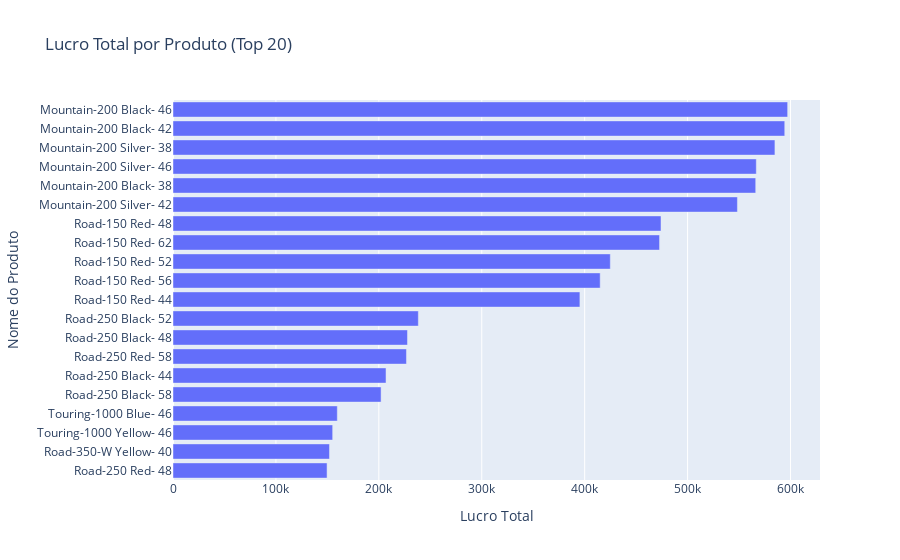
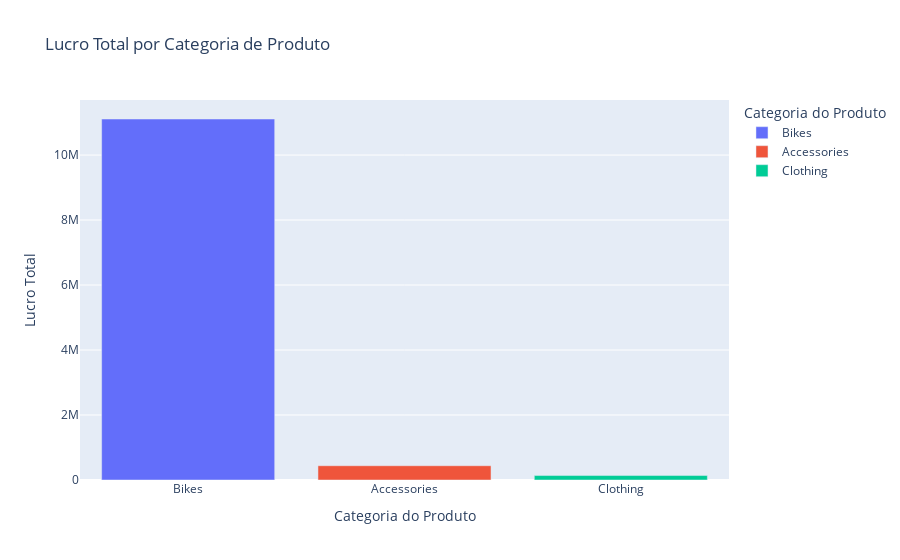

Write notebook code for charts like these, in order.
### Code cell
# --- 1. Combinar df_sales com df_products para obter o custo do produto e o nome ---
# Vamos usar 'product_key' para fazer a junção
# Selecionamos apenas as colunas necessárias de df_products para a junção e para o cálculo do lucro
sales_with_product_info = pd.merge(
    df_sales,
    df_products[['product_key', 'product_number', 'product_name', 'product_cost', 'category', 'subcategory']],
    on='product_key',
    how='left'
)

print("\nHead de 'sales_with_product_info' (após junção):")
print(sales_with_product_info.head())
print(f"Shape: {sales_with_product_info.shape}")

# Preencha quaisquer NaNs que podem ter surgido do merge (se um product_key não foi encontrado)
# Você pode decidir como tratar isso (0, média, mediana, etc.). Para lucro, 0 é seguro para custo/preço.
sales_with_product_info.fillna({'product_cost':0}, inplace=True)
sales_with_product_info.fillna({'sls_price':0}, inplace=True)
sales_with_product_info.fillna({'quantity':0}, inplace=True)


print(sales_with_product_info[['product_number', 'product_name', 'product_cost', 'sls_price', 'quantity']].head())
# Calcular o lucro unitário (preço de venda - custo)
sales_with_product_info['unit_profit'] = sales_with_product_info['sls_price'] - sales_with_product_info['product_cost']

# Calcular o lucro total por linha de venda (lucro unitário * quantidade)
sales_with_product_info['total_profit'] = sales_with_product_info['unit_profit'] * sales_with_product_info['quantity']

print("\nHead de 'sales_with_product_info' (após cálculo do lucro):")
print(sales_with_product_info[['order_number', 'product_number', 'product_name', 'sls_price', 'product_cost', 'quantity', 'unit_profit', 'total_profit']].head())


# --- 3. Agrupar o lucro por product_number e product_name ---
# Vamos somar o 'total_profit' para cada 'product_number'
profit_by_product = sales_with_product_info.groupby(['product_number', 'product_name'])['total_profit'].sum().reset_index()

# Ordenar os produtos pelo lucro, do maior para o menor
profit_by_product = profit_by_product.sort_values(by='total_profit', ascending=False)

print("\nLucro Total por Produto (Top 10):")
print(profit_by_product.head(10))

# --- 4. Plotar o Lucro por Product_Number usando Plotly ---

# Para um grande número de produtos, um gráfico de barras horizontal é mais legível.
# Se tiver muitos produtos, considere plotar apenas o TOP N.
top_n = 20 # Número de produtos a exibir
profit_to_plot = profit_by_product.head(top_n) if len(profit_by_product) > top_n else profit_by_product

fig = px.bar(
    profit_to_plot,
    x='total_profit',
    y='product_name', # Usar o nome do produto no eixo Y para melhor legibilidade
    orientation='h', # Barras horizontais
    title=f'Lucro Total por Produto (Top {len(profit_to_plot)})',
    labels={'total_profit': 'Lucro Total', 'product_name': 'Nome do Produto'},
    hover_data={'product_number': True, 'total_profit': ':.2f'} # Mostra o product_number e lucro formatado no hover
)

# Inverter o eixo Y para que o produto com maior lucro fique no topo
fig.update_layout(yaxis={'categoryorder':'total ascending'})

fig.show()

# --- Análise Adicional: Lucro por Categoria de Produto ---
# Também é interessante ver qual categoria de produto gera mais lucro
profit_by_category = sales_with_product_info.groupby('category')['total_profit'].sum().reset_index()
profit_by_category = profit_by_category.sort_values(by='total_profit', ascending=False)

print("\nLucro Total por Categoria de Produto:")
print(profit_by_category)

fig_category_profit = px.bar(
    profit_by_category,
    x='category',
    y='total_profit',
    title='Lucro Total por Categoria de Produto',
    labels={'total_profit': 'Lucro Total', 'category': 'Categoria do Produto'},
    color='category' # Cores diferentes para cada categoria
)
fig_category_profit.show()

### Figure 1 — Plotly figure (JSON) as saved in the notebook; plotly's stock layout.template omitted (floating-point values rounded to 4 significant figures)
{"data": [{"customdata": [["BK-M68B-46"], ["BK-M68B-42"], ["BK-M68S-38"], ["BK-M68S-46"], ["BK-M68B-38"], ["BK-M68S-42"], ["BK-R93R-48"], ["BK-R93R-62"], ["BK-R93R-52"], ["BK-R93R-56"], ["BK-R93R-44"], ["BK-R89B-52"], ["BK-R89B-48"], ["BK-R89R-58"], ["BK-R89B-44"], ["BK-R89B-58"], ["BK-T79U-46"], ["BK-T79Y-46"], ["BK-R79Y-40"], ["BK-R89R-48"]], "hovertemplate": "Lucro Total=%{x:.2f}<br>Nome do Produto=%{y}<br>product_number=%{customdata[0]}<extra></extra>", "legendgroup": "", "marker": {"color": "#636efa", "pattern": {"shape": ""}}, "name": "", "orientation": "h", "showlegend": false, "textposition": "auto", "type": "bar", "x": [597214, 594400, 584858, 566749, 566190, 548408, 474159, 472752, 424914, 415065, 395367, 238380, 227823, 226836, 206979, 202176, 159654, 155144, 152028, 149688], "xaxis": "x", "y": ["Mountain-200 Black- 46", "Mountain-200 Black- 42", "Mountain-200 Silver- 38", "Mountain-200 Silver- 46", "Mountain-200 Black- 38", "Mountain-200 Silver- 42", "Road-150 Red- 48", "Road-150 Red- 62", "Road-150 Red- 52", "Road-150 Red- 56", "Road-150 Red- 44", "Road-250 Black- 52", "Road-250 Black- 48", "Road-250 Red- 58", "Road-250 Black- 44", "Road-250 Black- 58", "Touring-1000 Blue- 46", "Touring-1000 Yellow- 46", "Road-350-W Yellow- 40", "Road-250 Red- 48"], "yaxis": "y"}], "layout": {"barmode": "relative", "legend": {"tracegroupgap": 0}, "title": {"text": "Lucro Total por Produto (Top 20)"}, "xaxis": {"anchor": "y", "domain": [0, 1], "title": {"text": "Lucro Total"}}, "yaxis": {"anchor": "x", "categoryorder": "total ascending", "domain": [0, 1], "title": {"text": "Nome do Produto"}}}}

### Figure 2 — Plotly figure (JSON) as saved in the notebook; plotly's stock layout.template omitted (floating-point values rounded to 4 significant figures)
{"data": [{"hovertemplate": "Categoria do Produto=%{x}<br>Lucro Total=%{y}<extra></extra>", "legendgroup": "Bikes", "marker": {"color": "#636efa", "pattern": {"shape": ""}}, "name": "Bikes", "orientation": "v", "showlegend": true, "textposition": "auto", "type": "bar", "x": ["Bikes"], "xaxis": "x", "y": [11109565], "yaxis": "y"}, {"hovertemplate": "Categoria do Produto=%{x}<br>Lucro Total=%{y}<extra></extra>", "legendgroup": "Accessories", "marker": {"color": "#EF553B", "pattern": {"shape": ""}}, "name": "Accessories", "orientation": "v", "showlegend": true, "textposition": "auto", "type": "bar", "x": ["Accessories"], "xaxis": "x", "y": [439510], "yaxis": "y"}, {"hovertemplate": "Categoria do Produto=%{x}<br>Lucro Total=%{y}<extra></extra>", "legendgroup": "Clothing", "marker": {"color": "#00cc96", "pattern": {"shape": ""}}, "name": "Clothing", "orientation": "v", "showlegend": true, "textposition": "auto", "type": "bar", "x": ["Clothing"], "xaxis": "x", "y": [136682], "yaxis": "y"}], "layout": {"barmode": "relative", "legend": {"title": {"text": "Categoria do Produto"}, "tracegroupgap": 0}, "title": {"text": "Lucro Total por Categoria de Produto"}, "xaxis": {"anchor": "y", "categoryarray": ["Bikes", "Accessories", "Clothing"], "categoryorder": "array", "domain": [0, 1], "title": {"text": "Categoria do Produto"}}, "yaxis": {"anchor": "x", "domain": [0, 1], "title": {"text": "Lucro Total"}}}}
